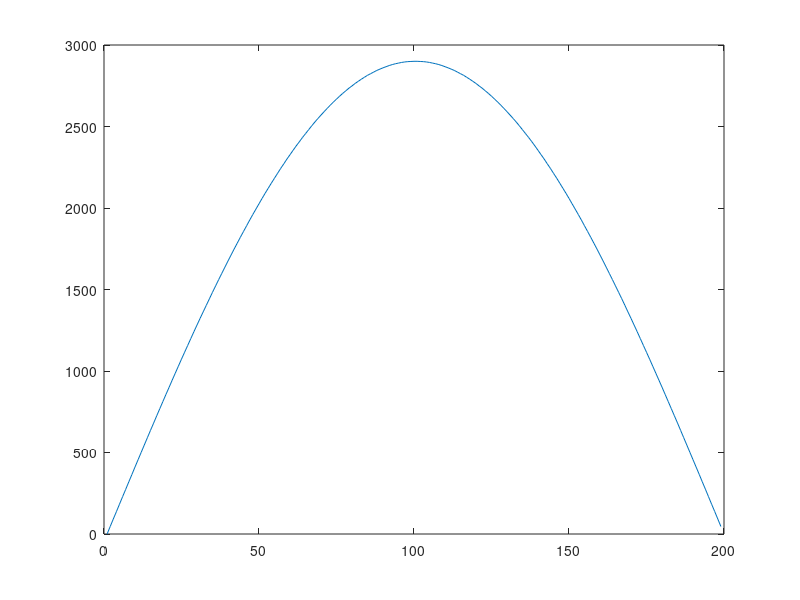

Reproduce this figure in MATLAB.
a = [0,46,92,137,183,229,274,320,365,411,456,501,546,591,636,680,725,769,813,857,900,944,987,1030,1073,1115,1157,1199,1241,1282,1323,1363,1403,1443,1483,1522,1561,1599,1637,1675,1712,1749,1785,1821,1856,1891,1926,1960,1993,2026,2059,2091,2122,2153,2183,2213,2243,2271,2300,2327,2354,2381,2406,2432,2456,2480,2504,2527,2549,2570,2591,2611,2631,2650,2668,2686,2703,2719,2735,2749,2764,2777,2790,2802,2814,2824,2834,2844,2852,2860,2867,2874,2880,2885,2889,2893,2896,2898,2899,2900,2900,2899,2898,2896,2893,2889,2885,2880,2874,2867,2860,2852,2844,2834,2824,2814,2802,2790,2777,2764,2749,2735,2719,2703,2686,2668,2650,2631,2611,2591,2570,2549,2527,2504,2480,2456,2432,2407,2381,2354,2327,2300,2271,2243,2213,2184,2153,2122,2091,2059,2026,1993,1960,1926,1891,1856,1821,1785,1749,1712,1675,1637,1599,1561,1522,1483,1444,1404,1363,1323,1282,1241,1199,1157,1115,1073,1030,987,944,901,857,813,769,725,681,636,591,546,501,456,411,366,320,275,229,183,138,92,46];
plot(a)